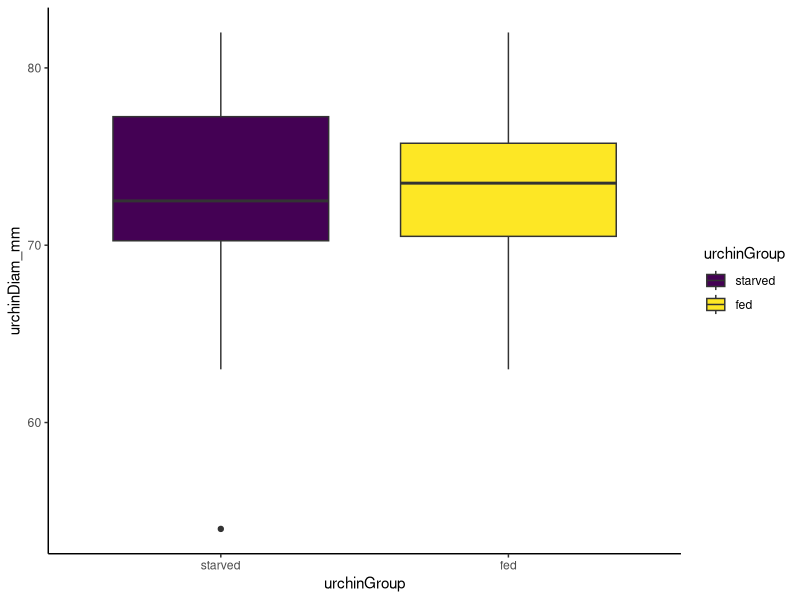
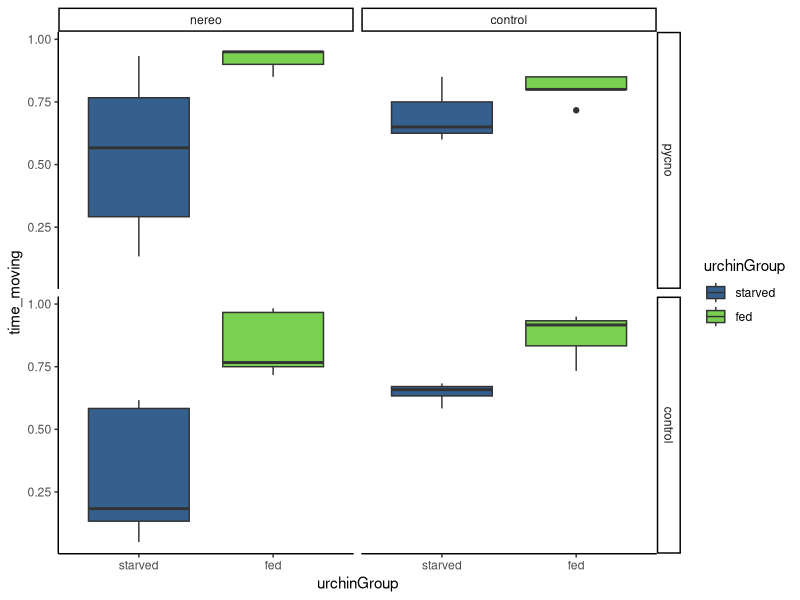
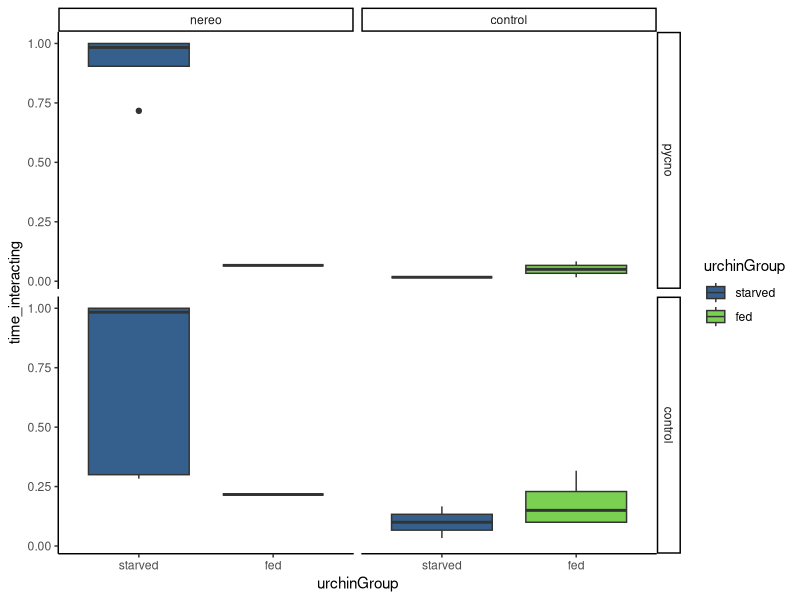
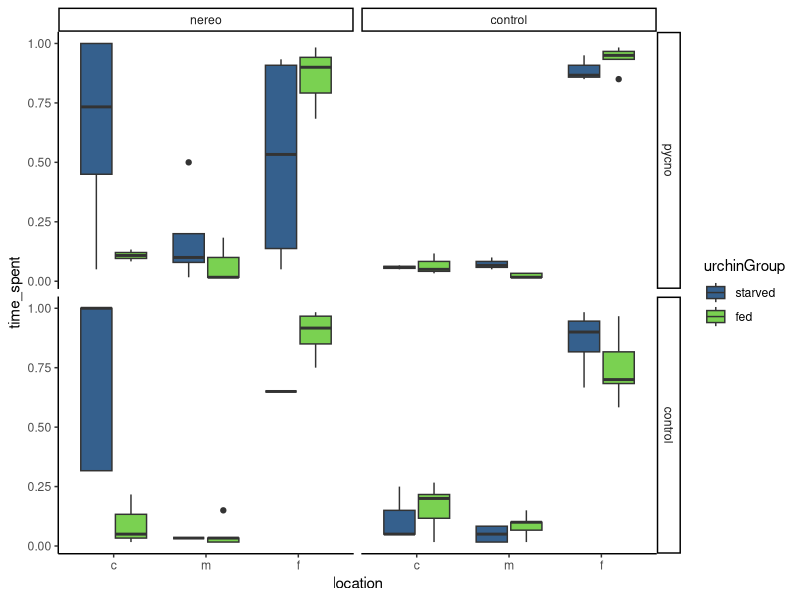
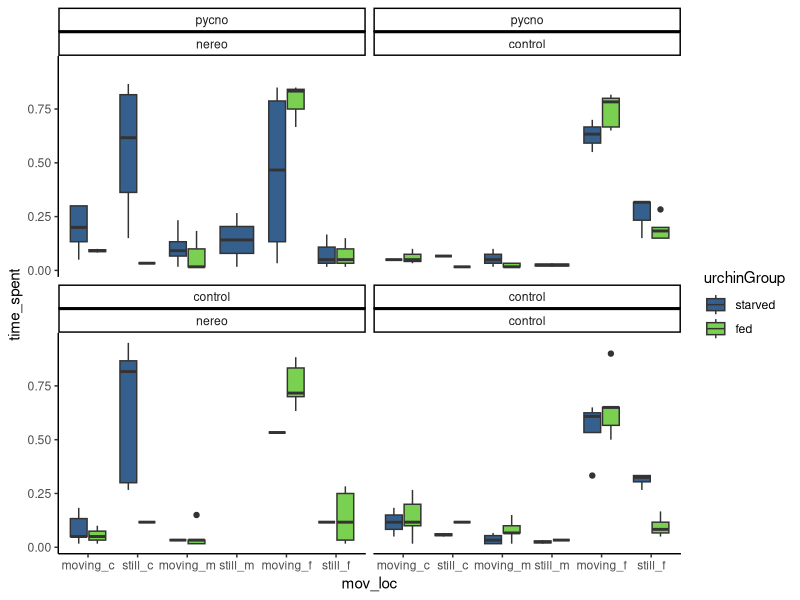
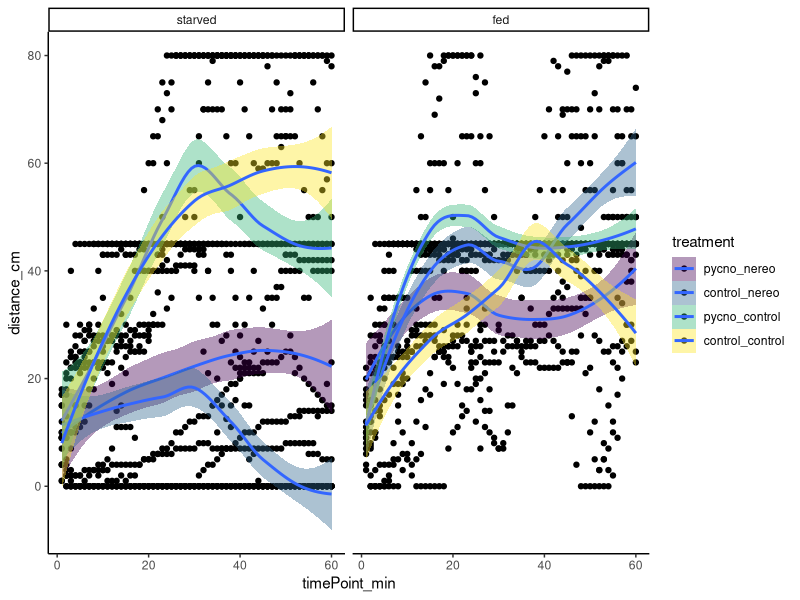
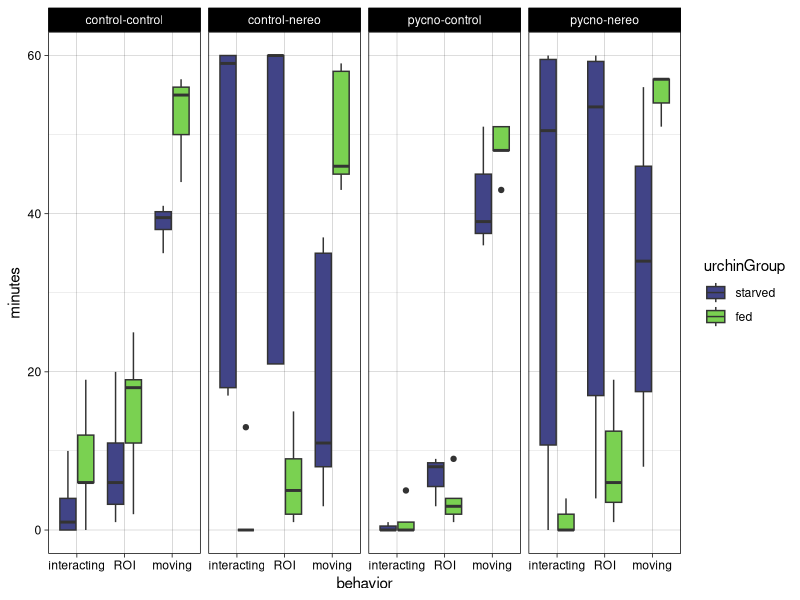
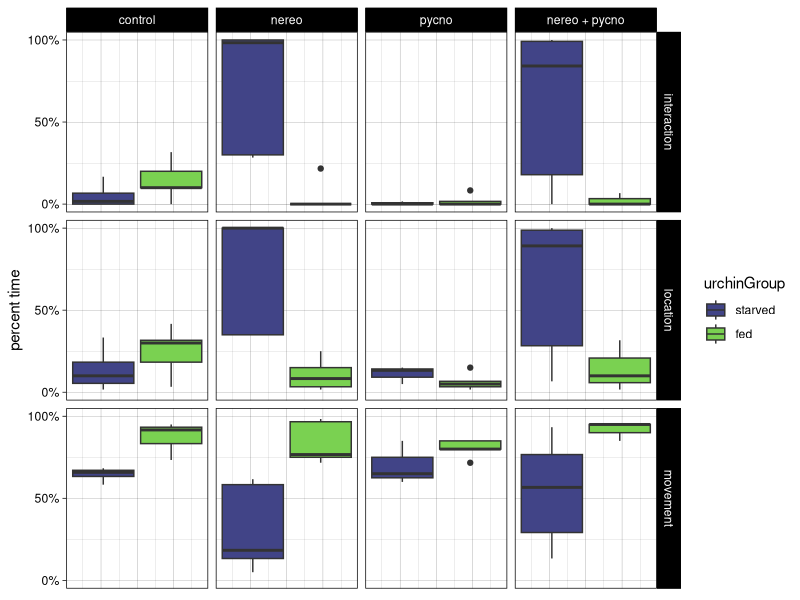

These charts were generated, in order, by the following R code:
#++++++++++++++++++++++++++++++++++++++++++++++++++++++++++++++++++++++++++++++++++
#                                                                                ##
# Pycno-Urchin Dataset 2021 Figure Exploration                                   ##
# Script created 2021-08-31                                                      ##
# Last updated 2021-09-04                                                        ##
# Data source: Ross Whippo                                                       ##
# R code prepared by Ross Whippo                                                 ##
#                                                                                ##
#++++++++++++++++++++++++++++++++++++++++++++++++++++++++++++++++++++++++++++++++++

# SUMMARY:
# A script to QAQC and parse the 2021 pycno-urchin dataset.


# Required Files (check that script is loading latest version):
# trials2021_QAQC.csv

# Associated Scripts:
# trials2021_dataset_QAQC.R
# trials2021_model1.R

# TO DO 

# +++++++++++++++++++++++++++++++++++++++++++++++++++++++++++++++++++++++++++++++++
# TABLE OF CONTENTS                                                            ####
#                                                                                 +
# RECENT CHANGES TO SCRIPT                                                        +
# LOAD PACKAGES                                                                   +
# READ IN DATA                                                                    +
# MANIPULATE DATA                                                                 +
#                                                                                 +
#++++++++++++++++++++++++++++++++++++++++++++++++++++++++++++++++++++++++++++++++++

#++++++++++++++++++++++++++++++++++++++++++++++++++++++++++++++++++++++++++++++++++
# RECENT CHANGES TO SCRIPT                                                     ####
#++++++++++++++++++++++++++++++++++++++++++++++++++++++++++++++++++++++++++++++++++

# 2021-08-31 Script created

#++++++++++++++++++++++++++++++++++++++++++++++++++++++++++++++++++++++++++++++++++
# LOAD PACKAGES                                                                ####
#++++++++++++++++++++++++++++++++++++++++++++++++++++++++++++++++++++++++++++++++++

library(tidyverse)
library(viridis)

# set plot theme
theme_set(theme_classic())

#++++++++++++++++++++++++++++++++++++++++++++++++++++++++++++++++++++++++++++++++++
# READ IN DATA                                                                 ####
#++++++++++++++++++++++++++++++++++++++++++++++++++++++++++++++++++++++++++++++++++

trials2021_Q <- read_csv("Data/2021/trials2021_QAQC.csv", 
                       col_types = cols(algalTreat = col_factor(levels = c("nereo", "control")), 
                                        date = col_character(),  location = col_character(), 
                                        movement = col_character(), 
                                        pycnoTreat = col_factor(levels = c("pycno", "control")), 
                                        tank = col_factor(levels = c("TF1", "TF2")), 
                                        timeBegin = col_character(), timeEnd = col_character(), 
                                        urchinGroup = col_factor(levels = c("starved","fed")),
                                        location = col_factor(levels = c("c", "m", "f"))))

#++++++++++++++++++++++++++++++++++++++++++++++++++++++++++++++++++++++++++++++++++
# MANIPULATE DATA                                                              ####
#++++++++++++++++++++++++++++++++++++++++++++++++++++++++++++++++++++++++++++++++++

# is there a difference in mean test diameter between groups?

diams <- trials2021_Q %>%
  select(trial, urchinGroup, urchinDiam_mm) %>%
  distinct(trial, urchinGroup, urchinDiam_mm)

diams %>%
  ggplot(aes(x = urchinGroup, y = urchinDiam_mm, fill = urchinGroup)) +
  geom_boxplot() +
  scale_fill_viridis(discrete = TRUE)

t.test(urchinDiam_mm ~ urchinGroup, data = diams)

# Welch Two Sample t-test

# data:  urchinDiam_mm by urchinGroup
# t = -1.7371, df = 44.656, p-value = 0.08927
# alternative hypothesis: true difference in means is not equal to 0
# 95 percent confidence interval:
#  -5.9320892  0.4387559
# sample estimates:
#  mean in group starved     mean in group fed 
# 70.92000              73.66667 

# NO, 2.75mm average difference 

# is there a difference in time spent moving among all treatments?

movement <- trials2021_Q %>%
  select(trial, urchinGroup, pycnoTreat, algalTreat, movement) %>%
  filter(movement != "st") %>%
  add_column(move = 1) %>%
  group_by(trial, urchinGroup, pycnoTreat, algalTreat, move) %>%
  count(move) %>%
  mutate(time_moving = n/60)

movement %>%
  ggplot(aes(x = urchinGroup, y = time_moving, fill = urchinGroup)) +
  geom_boxplot() +
  scale_fill_viridis(discrete = TRUE, begin = 0.3, end = 0.8) +
  facet_grid(pycnoTreat ~ algalTreat)

# do treatments spend different amounts of time interacting with the signal?

interaction <- trials2021_Q %>%
  select(trial, urchinGroup, pycnoTreat, algalTreat, interaction) %>%
  filter(interaction != "ni") %>%
  add_column(interact = 1) %>%
  group_by(trial, urchinGroup, pycnoTreat, algalTreat, interact) %>%
  count(interact) %>%
  mutate(time_interacting = n/60)

interaction %>%
  ggplot(aes(x = urchinGroup, y = time_interacting, fill = urchinGroup)) +
  geom_boxplot() +
  scale_fill_viridis(discrete = TRUE, begin = 0.3, end = 0.8) +
  facet_grid(pycnoTreat ~ algalTreat)

# do urchin spend different amounts of time in distance zones among treatments?

location <- trials2021_Q %>%
  select(trial, urchinGroup, pycnoTreat, algalTreat, location) %>%
  add_column(locate = 1) %>%
  group_by(trial, urchinGroup, pycnoTreat, algalTreat, location) %>%
  count(locate) %>%
  mutate(time_spent = n/60)
location$location <- factor(location$location, levels = c("c", "m", "f"))

location %>%
  ggplot(aes(x = location, y = time_spent, fill = urchinGroup)) +
  geom_boxplot() +
  scale_fill_viridis(discrete = TRUE, begin = 0.3, end = 0.8) +
  facet_grid(pycnoTreat ~ algalTreat)

# is there a difference in movement + location?

move_loc <- trials2021_Q %>%
  select(trial, urchinGroup, pycnoTreat, algalTreat, movement, location) %>%
  mutate(moves = case_when(movement == "ma" ~ "moving",
                           movement == "mp" ~ "moving",
                           movement == "mt" ~ "moving",
                           movement == "st" ~ "still")) %>%
  unite(mov_loc, moves, location, sep = "_") %>%
  add_column(place = 1) %>%
  group_by(trial, urchinGroup, pycnoTreat, algalTreat, mov_loc) %>%
  count(place) %>%
  mutate(time_spent = n/60) 
move_loc$mov_loc <- factor(move_loc$mov_loc, levels = c("moving_c", "still_c", "moving_m", "still_m", "moving_f", "still_f"))

move_loc %>%
  ggplot(aes(x = mov_loc, y = time_spent, fill = urchinGroup)) +
  geom_boxplot() +
  scale_fill_viridis(discrete = TRUE, begin = 0.3, end = 0.8) +
  facet_wrap(pycnoTreat ~ algalTreat)

# What does movment look like over the course of an hour for each treatment?

time_move <- trials2021_Q %>%
  select(trial, urchinGroup, pycnoTreat, algalTreat, timePoint_min, distance_cm) %>%
  group_by(trial) %>%
  unite(treatment, pycnoTreat, algalTreat, sep = "_") %>%
  mutate(treatment = factor(treatment))


time_move %>%
  ggplot(aes(x = timePoint_min, y = distance_cm, fill = treatment, group = treatment)) +
  geom_point() +
  geom_smooth(method = "loess") +
  scale_fill_viridis(discrete = TRUE) +
  facet_wrap(.~ urchinGroup)

# direct comparison to Belleza et al 2021 Figure 2

NMIOdata <- trials2021_Q %>%
  select(trial, urchinGroup, pycnoTreat, algalTreat, movement, location, interaction) %>%
#  mutate(still = movement) %>%
#  mutate(recode(still, 'st' = 1,
#                'ma' = 0,
#                'mt' = 0,
#                'mp' = 0), 
#         .keep = 'unused') %>%
#  rename('still' = 'recode(still, st = 1, ma = 0, mt = 0, mp = 0)') %>%
#  mutate(still = as.character(still)) %>%
  pivot_longer(cols = c(movement, location, interaction),
               names_to = "behavior",
               values_to = "value") %>%
  mutate(recode(value, 'i' = 1,
         'ma' = 1,
         'mt' = 1,
         'mp' = 1,
         'c' = 1,
         'm' = 1,
         'ni' = 0,
         'f' = 0,
         'st' = 0)) %>%
        # '0' = 0,
        # '1' = 1)) %>%
  rename('count' = 'recode(...)') %>%
  group_by(trial, urchinGroup, pycnoTreat, algalTreat, behavior) %>%
  summarise(sum(`count`)) %>%
  rename('count' = 'sum(count)') %>%
  unite('treatment', pycnoTreat, algalTreat, sep = "-")
  
# IRM Figure after existing movement literature

ggplot(NMIOdata, aes(x = behavior, y = count, fill = urchinGroup)) +
  geom_boxplot() +
  theme_linedraw() +
  scale_fill_viridis(discrete = TRUE, begin = 0.2, end = 0.8) +
  facet_grid(.~treatment) +
  labs(y = "minutes") + 
  scale_x_discrete(labels = c("interacting", "ROI", "moving"))

# reorganized IRM figure from grad student feedback

# New facet label names for treatment variable
treat_labs <- c(
  'control-control' = "control",
  'control-nereo' = "nereo",
  'pycno-control' = "pycno",
  'pycno-nereo' = "nereo + pycno")

# standard error function 
MinMeanSEMMax <- function(x) {
  v <- c(min(x), mean(x) - sd(x)/sqrt(length(x)), mean(x), mean(x) + sd(x)/sqrt(length(x)), max(x))
  names(v) <- c("ymin", "lower", "middle", "upper", "ymax")
  v
}

ggplot(NMIOdata, aes(y = count, fill = urchinGroup)) +
  geom_boxplot() +
  theme_linedraw() +
  theme(axis.ticks.x = element_blank(),
        axis.text.x = element_blank()) +
  scale_fill_viridis(discrete = TRUE, begin = 0.2, end = 0.8) +
  facet_grid(behavior~treatment, labeller = labeller(treatment = treat_labs)) +
  labs(y = "percent time") + 
  scale_y_continuous(breaks = seq(0, 60, len = 3), labels = function(x) paste0((x/60)*100, "%")) 
  

# numerical values

# algae only interaction times

NMIOdata %>%
  filter(behavior == "interaction") %>%
  filter(treatment == "control-nereo") %>%
  group_by(urchinGroup) %>%
  summarise(mean(count), median(count), sd(count))
NMIOdata %>%
  filter(behavior == "interaction") %>%
  filter(treatment == "control-nereo") %>%
  group_by(urchinGroup) %>%
  summarise(sd(count)/sqrt(length(count)))

# algae pycno interaction times

NMIOdata %>%
  filter(behavior == "interaction") %>%
  filter(treatment == "pycno-nereo") %>%
  group_by(urchinGroup) %>%
  summarise(mean(count), median(count), sd(count))
NMIOdata %>%
  filter(behavior == "interaction") %>%
  filter(treatment == "pycno-nereo") %>%
  group_by(urchinGroup) %>%
  summarise(sd(count)/sqrt(length(count)))
  
# time spent in ROI algae only

NMIOdata %>%
  filter(behavior == "location") %>%
  filter(treatment == "control-nereo") %>%
  group_by(urchinGroup) %>%
  summarise(mean(count), median(count), sd(count))
NMIOdata %>%
  filter(behavior == "location") %>%
  filter(treatment == "control-nereo") %>%
  group_by(urchinGroup) %>%
  summarise(sd(count)/sqrt(length(count)))

# time spent in ROI algae and pycno

NMIOdata %>%
  filter(behavior == "location") %>%
  filter(treatment == "pycno-nereo") %>%
  group_by(urchinGroup) %>%
  summarise(mean(count), median(count), sd(count))
NMIOdata %>%
  filter(behavior == "location") %>%
  filter(treatment == "pycno-nereo") %>%
  group_by(urchinGroup) %>%
  summarise(sd(count)/sqrt(length(count)))

# time spent moving algae and pycno

NMIOdata %>%
  filter(behavior == "movement") %>%
  filter(treatment == "pycno-nereo") %>%
  group_by(urchinGroup) %>%
  summarise(mean(count), median(count), sd(count))
NMIOdata %>%
  filter(behavior == "movement") %>%
  filter(treatment == "pycno-nereo") %>%
  group_by(urchinGroup) %>%
  summarise(sd(count)/sqrt(length(count)))


  ############### SUBSECTION HERE

####
#<<<<<<<<<<<<<<<<<<<<<<<<<<END OF SCRIPT>>>>>>>>>>>>>>>>>>>>>>>>#

# SCRATCH PAD ####
